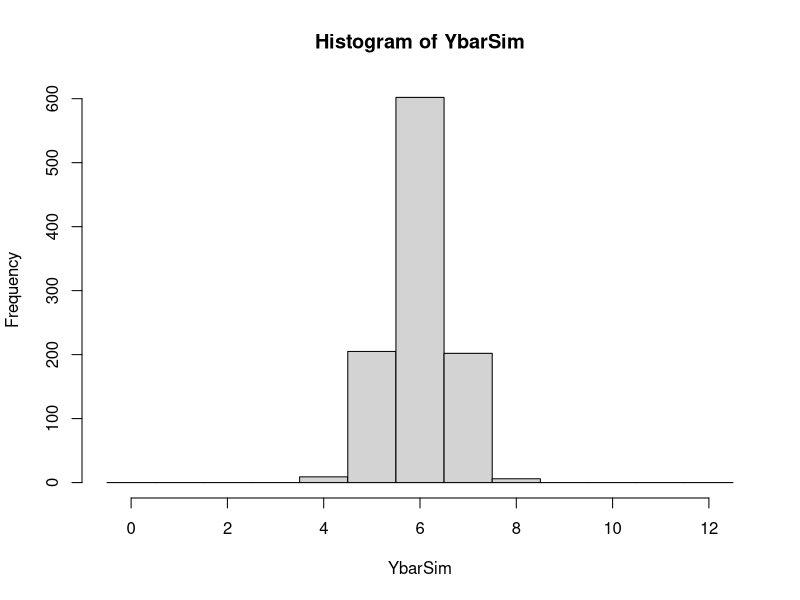

Source code (R):
## ---- chunk 1
knitr::opts_chunk$set(echo = TRUE)
knitr::opts_chunk$set(comment=NULL)
## ---- chunk 2
X = c(1:12)
mean(X)
## ---- chunk 3
X = c(1:12)
var(X)
## ---- chunk 4
X = c(1:12)
SD = sd(X)
SD/6
## ---- chunk 5
func = function(sam, rep) {
  # sam is the sample size
  # rep is the number of repititions
  obs = NULL
  for (i in 1:rep) {
    ybar = mean(sample(0:12, sam, replace=T))
    obs = c(obs, ybar)
  }
  obs;
}

YbarSim = func(36, 1024)
hist(YbarSim, breaks=seq(-0.5, 12.5, 1), prob=F)
## ---- chunk 6
mean(YbarSim)
## ---- chunk 7
sd(YbarSim)
## ---- chunk 8
portion = YbarSim[abs(YbarSim - mean(YbarSim)) <= sd(YbarSim)]
length(portion) / length(YbarSim)
## ---- chunk 9
portion = YbarSim[abs(YbarSim - mean(YbarSim)) <= 2*sd(YbarSim)]
length(portion) / length(YbarSim)
